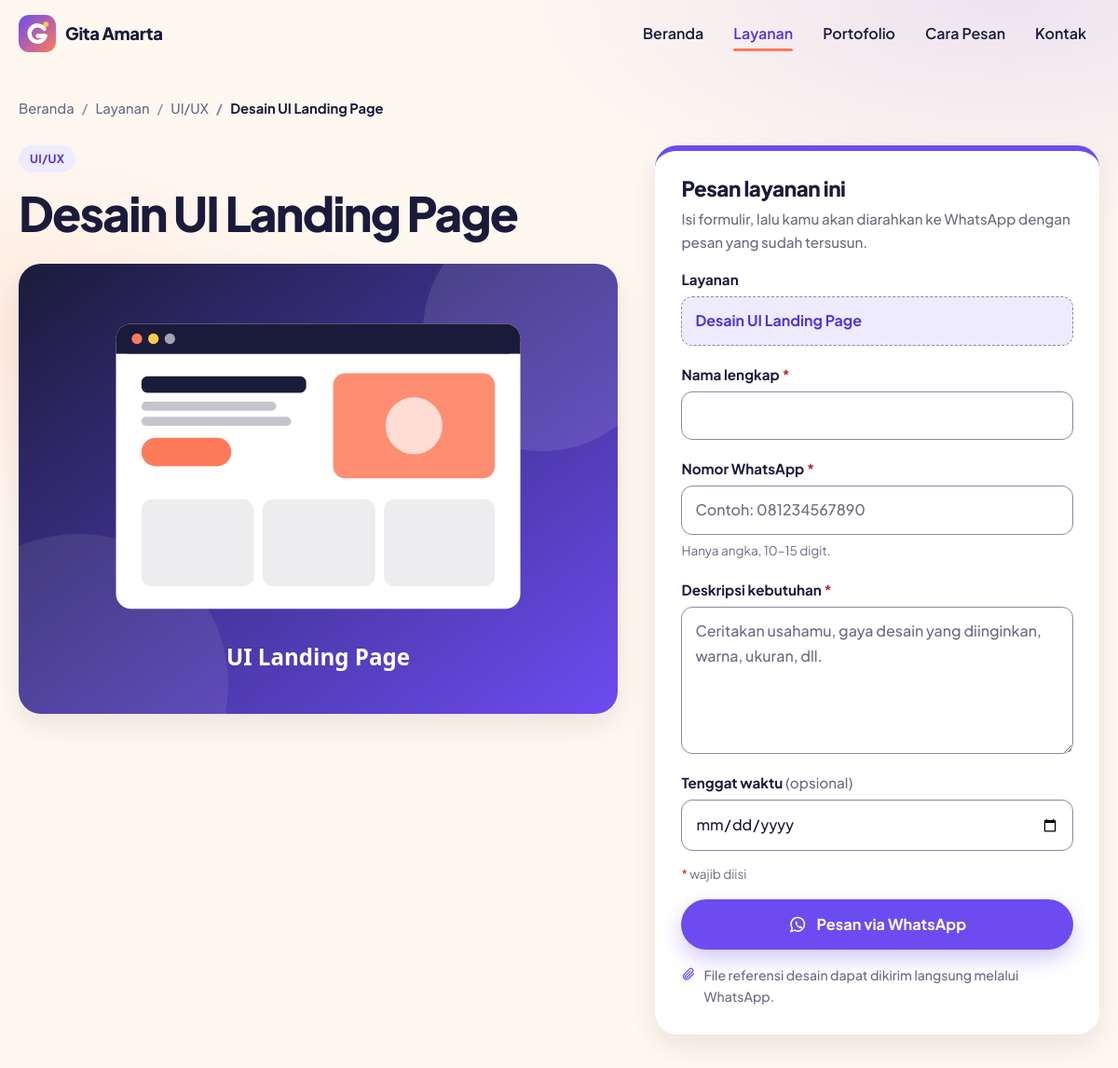
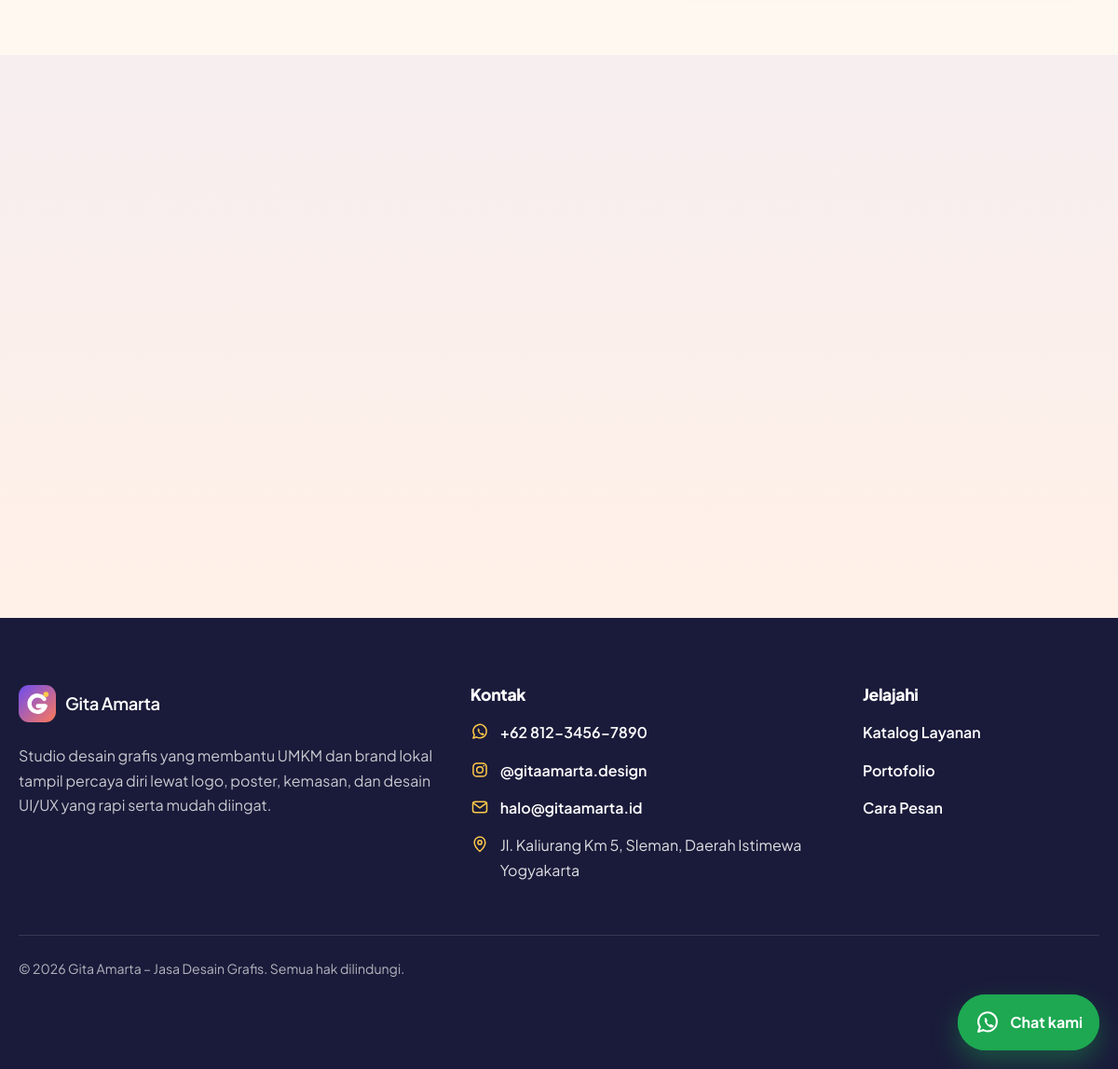
The app's page /detail.php?id=7 with its own data (2 pictures, top to bottom).
### tables this page shows
CREATE TABLE profil_usaha (
  id_profil   INT UNSIGNED NOT NULL AUTO_INCREMENT,
  nama_usaha  VARCHAR(100) NOT NULL,
  deskripsi   TEXT         NULL,
  no_whatsapp VARCHAR(20)  NOT NULL COMMENT 'Format internasional tanpa +, contoh 6281234567890',
  email       VARCHAR(100) NULL,
  instagram   VARCHAR(100) NULL COMMENT 'Username tanpa @',
  alamat      TEXT         NULL,
  PRIMARY KEY (id_profil)
);

CREATE TABLE layanan (
  id_layanan    INT UNSIGNED NOT NULL AUTO_INCREMENT,
  id_kategori   INT UNSIGNED NOT NULL,
  nama_layanan  VARCHAR(100) NOT NULL,
  deskripsi     TEXT         NULL,
  harga_min     INT          NOT NULL DEFAULT 0,
  harga_max     INT          NOT NULL DEFAULT 0,
  estimasi_hari INT          NOT NULL DEFAULT 1,
  gambar        VARCHAR(255) NULL,
  status        ENUM('aktif','nonaktif') NOT NULL DEFAULT 'aktif',
  PRIMARY KEY (id_layanan),
  KEY idx_layanan_kategori (id_kategori),
  KEY idx_layanan_status (status),
  CONSTRAINT fk_layanan_kategori
    FOREIGN KEY (id_kategori) REFERENCES kategori (id_kategori)
    ON UPDATE CASCADE ON DELETE RESTRICT
);

CREATE TABLE kategori (
  id_kategori   INT UNSIGNED NOT NULL AUTO_INCREMENT,
  nama_kategori VARCHAR(50)  NOT NULL,
  deskripsi     TEXT         NULL,
  PRIMARY KEY (id_kategori)
);

### config/database.php (called while the page is built, shortened)
<?php
function getKoneksi(): PDO
{
    static $pdo = null;
    if ($pdo === null) {
        $dsn = 'mysql:host=' . DB_HOST . ';port=' . DB_PORT . ';dbname=' . DB_NAME . ';charset=utf8mb4';
        try {
            $pdo = new PDO($dsn, DB_USER, DB_PASS, [
                PDO::ATTR_ERRMODE            => PDO::ERRMODE_EXCEPTION,
                PDO::ATTR_DEFAULT_FETCH_MODE => PDO::FETCH_ASSOC,
                PDO::ATTR_EMULATE_PREPARES   => false,
            ]);
        } catch (PDOException $e) {
            error_log('Koneksi database gagal: ' . $e->getMessage());
            http_response_code(500);
            exit('<!doctype html><html lang="id"><meta charset="utf-8"><title>Database tidak terhubung</title>'
                . '<body style="font-family:sans-serif;padding:2rem;line-height:1.6">'
                . '<h1>Database tidak terhubung</h1>'
                . '<p>Pastikan MySQL di XAMPP sudah berjalan dan database <b>gita_amarta</b> sudah di-import '
                . 'dari file <code>database/gita_amarta.sql</code>.</p></body></html>');
        }
    }
    return $pdo;
}

### detail.php (the view, shortened to what this page needs)
<?php
require_once __DIR__ . '/includes/functions.php';
$idLayanan = ambilIdDariUrl('id');
$layanan   = $idLayanan !== null ? getLayananAktifById($idLayanan) : null;
    ?>
    <?php
$contohKarya = getPortofolioByKategori((int) $layanan['id_kategori'], 4);
$flash  = ambilFlashPesanan((int) $layanan['id_layanan']);
$error  = $flash['error'];
$isian  = array_merge(['nama' => '', 'whatsapp' => '', 'kebutuhan' => '', 'tenggat' => ''], $flash['isian']);
$hariIni = date('Y-m-d');
$atributError = static fn (string $kolom): string => isset($error[$kolom]) ? ' aria-invalid="true"' : '';
$kelasField   = static fn (string $kolom): string => isset($error[$kolom]) ? 'field is-invalid' : 'field';
$halamanAktif     = 'layanan';
require __DIR__ . '/includes/header.php';
?>
<section class="detail-section">
    <div class="container">
        <nav class="breadcrumb hero-anim" style="--d: 0ms" aria-label="Breadcrumb">
            <ol>
                <li><a href="index.php">Beranda</a></li>
                <li><a href="layanan.php">Layanan</a></li>
                <li><a href="layanan.php?kategori=<?= e($layanan['id_kategori']) ?>"><?= e($layanan['nama_kategori']) ?></a></li>
                <li aria-current="page"><?= e($layanan['nama_layanan']) ?></li>
            </ol>
        </nav>
        <div class="detail-grid">
            <article class="detail-info">
                <span class="tag hero-anim" style="--d: 60ms"><?= e($layanan['nama_kategori']) ?></span>
                <h1 class="page-title hero-anim" style="--d: 120ms"><?= e($layanan['nama_layanan']) ?></h1>
                <div class="detail-cover hero-anim" style="--d: 180ms">
                    <img src="<?= e(urlGambar($layanan['gambar'])) ?>" alt="Gambar sampul <?= e($layanan['nama_layanan']) ?>"
                         width="800" height="600" loading="lazy">
                </div>
            </article>
            <aside class="order-card reveal" aria-labelledby="judul-form">
                <h2 id="judul-form" class="order-title">Pesan layanan ini</h2>
                <p class="order-sub">Isi formulir, lalu kamu akan diarahkan ke WhatsApp dengan pesan yang sudah tersusun.</p>
                <form id="form-pesan" class="order-form" action="pesan.php" method="post" novalidate data-order-form>
                    <div class="field">
                        <label for="layanan">Layanan</label>
                        <input id="layanan" type="text" value="<?= e($layanan['nama_layanan']) ?>" readonly>
                    </div>
                    <div class="<?= $kelasField('nama') ?>">
                        <label for="nama">Nama lengkap <span class="req" aria-hidden="true">*</span></label>
                        <input id="nama" name="nama" type="text" autocomplete="name" maxlength="100" required
                               value="<?= e($isian['nama']) ?>" aria-describedby="nama-error"<?= $atributError('nama') ?>>
                    </div>
                    <div class="<?= $kelasField('whatsapp') ?>">
                        <label for="whatsapp">Nomor WhatsApp <span class="req" aria-hidden="true">*</span></label>
                        <input id="whatsapp" name="whatsapp" type="tel" inputmode="numeric" autocomplete="tel"
                               maxlength="20" placeholder="Contoh: 081234567890" required
                               value="<?= e($isian['whatsapp']) ?>" aria-describedby="whatsapp-hint whatsapp-error"<?= $atributError('whatsapp') ?>>
                        <p class="field-hint" id="whatsapp-hint">Hanya angka, 10–15 digit.</p>
                    </div>
                    <div class="<?= $kelasField('kebutuhan') ?>">
                        <label for="kebutuhan">Deskripsi kebutuhan <span class="req" aria-hidden="true">*</span></label>
                        <textarea id="kebutuhan" name="kebutuhan" rows="5" maxlength="1000" required
                                  placeholder="Ceritakan usahamu, gaya desain yang diinginkan, warna, ukuran, dll."
                                  aria-describedby="kebutuhan-error"<?= $atributError('kebutuhan') ?>><?= e($isian['kebutuhan']) ?></textarea>
                    </div>
                    <div class="<?= $kelasField('tenggat') ?>">
                        <label for="tenggat">Tenggat waktu <span class="optional">(opsional)</span></label>
                        <input id="tenggat" name="tenggat" type="date" min="<?= e($hariIni) ?>"
                               value="<?= e($isian['tenggat']) ?>" aria-describedby="tenggat-error"<?= $atributError('tenggat') ?>>
                    </div>
                    <p class="form-legend"><span class="req" aria-hidden="true">*</span> wajib diisi</p>
                    <button type="submit" class="btn btn-primary btn-lg btn-block" data-submit>
                        <?= ikon('whatsapp') ?> Pesan via WhatsApp
                    </button>
                    <p class="form-note"><?= ikon('klip') ?> File referensi desain dapat dikirim langsung melalui WhatsApp.</p>
                </form>
            </aside>
        </div>
    </div>
</section>
<section class="section section--tint">
    <div class="container">
        <?php if ($contohKarya): ?>
            <div class="gallery" data-gallery>
            </div>
        <?php else: ?>
            <p class="empty-note">Belum ada contoh karya untuk kategori ini.</p>
        <?php endif; ?>
    </div>
</section>
<?php require __DIR__ . '/includes/footer.php'; ?>

### includes/header.php (shortened to what this page needs)
<?php
require_once __DIR__ . '/functions.php';
$profil           = getProfilUsaha();
$halamanAktif     = $halamanAktif ?? '';
$tampilan         = getTampilan();
$menu = [
    ['kunci' => 'beranda',    'label' => 'Beranda',    'url' => 'index.php'],
    ['kunci' => 'layanan',    'label' => 'Layanan',    'url' => 'layanan.php'],
    ['kunci' => 'portofolio', 'label' => 'Portofolio', 'url' => 'portofolio.php'],
    ['kunci' => 'cara-pesan', 'label' => 'Cara Pesan', 'url' => 'index.php#cara-pesan'],
    ['kunci' => 'kontak',     'label' => 'Kontak',     'url' => '#kontak'],
];
?>
<!doctype html>
<html lang="id">
<head>
    <link rel="stylesheet" href="<?= e(urlAset('assets/css/style.css')) ?>">
</head>
<body>
<header class="site-header" data-header>
    <div class="container nav-bar">
        <a class="brand" href="index.php" aria-label="<?= e($profil['nama_usaha']) ?> – ke beranda">
            <img src="<?= e(urlLogo()) ?>" width="40" height="40" alt="">
            <span><?= e($profil['nama_usaha']) ?></span>
        </a>
        <nav class="nav-menu" id="menu-utama" aria-label="Menu utama" data-nav-menu>
            <ul>
                <?php foreach ($menu as $item): ?>
                    <?php $aktif = $item['kunci'] === $halamanAktif; ?>
                    <li>
                        <a href="<?= e($item['url']) ?>"<?= $aktif ? ' class="is-active" aria-current="page"' : '' ?>>
                            <?= e($item['label']) ?>
                        </a>
                    </li>
                <?php endforeach; ?>
            </ul>
        </nav>
    </div>
</header>
<main id="konten">

### includes/footer.php
<?php
$instagram   = ltrim((string) $profil['instagram'], '@');
$pesanSapaan = 'Halo ' . $profil['nama_usaha'] . ', saya ingin bertanya tentang jasa desain.';
$linkWaUmum  = linkWhatsApp((string) $profil['no_whatsapp'], $pesanSapaan);
?>
</main>
<footer class="site-footer" id="kontak">
    <div class="container footer-grid">
        <div class="footer-brand">
            <a class="brand brand--light" href="index.php">
                <img src="<?= e(urlLogo()) ?>" width="40" height="40" alt="">
                <span><?= e($profil['nama_usaha']) ?></span>
            </a>
            <p><?= e($profil['deskripsi']) ?></p>
        </div>
        <div>
            <h2 class="footer-title">Kontak</h2>
            <ul class="contact-list">
                <?php if ($profil['no_whatsapp'] !== ''): ?>
                    <li>
                        <?= ikon('whatsapp') ?>
                        <a href="<?= e($linkWaUmum) ?>" target="_blank" rel="noopener">
                            <?= e(formatNomorTampil((string) $profil['no_whatsapp'])) ?>
                        </a>
                    </li>
                <?php endif; ?>
                <?php if ($instagram !== ''): ?>
                    <li>
                        <?= ikon('instagram') ?>
                        <a href="https://www.instagram.com/<?= e(rawurlencode($instagram)) ?>/" target="_blank" rel="noopener">
                            @<?= e($instagram) ?>
                        </a>
                    </li>
                <?php endif; ?>
                <?php if ($profil['email'] !== ''): ?>
                    <li>
                        <?= ikon('email') ?>
                        <a href="mailto:<?= e($profil['email']) ?>"><?= e($profil['email']) ?></a>
                    </li>
                <?php endif; ?>
                <?php if ($profil['alamat'] !== ''): ?>
                    <li>
                        <?= ikon('lokasi') ?>
                        <span><?= e($profil['alamat']) ?></span>
                    </li>
                <?php endif; ?>
            </ul>
        </div>
        <div>
            <h2 class="footer-title">Jelajahi</h2>
            <ul class="footer-links">
                <li><a href="layanan.php">Katalog Layanan</a></li>
                <li><a href="portofolio.php">Portofolio</a></li>
                <li><a href="index.php#cara-pesan">Cara Pesan</a></li>
            </ul>
        </div>
    </div>
    <div class="container footer-bottom">
        <p>&copy; <?= date('Y') ?> <?= e($profil['nama_usaha']) ?> – Jasa Desain Grafis. Semua hak dilindungi.</p>
    </div>
</footer>
<?php if ($profil['no_whatsapp'] !== ''): ?>
    <a class="wa-float" href="<?= e($linkWaUmum) ?>" target="_blank" rel="noopener"
       aria-label="Chat WhatsApp <?= e($profil['nama_usaha']) ?>">
        <?= ikon('whatsapp') ?>
        <span class="wa-float-label" aria-hidden="true">Chat kami</span>
    </a>
<?php endif; ?>
</body>
</html>

### records on screen
profil_usaha: nama_usaha "Gita Amarta", deskripsi "Studio desain grafis yang membantu UMKM dan brand lokal tampil percaya diri lewat logo, poster, kemasan, dan desain UI/UX yang rapi serta mudah diingat.", no_whatsapp "+62 812-3456-7890", instagram "gitaamarta.design", email "halo@gitaamarta.id", alamat "Jl. Kaliurang Km 5, Sleman, Daerah Istimewa Yogyakarta"
layanan: id_kategori.nama_kategori "UI/UX", nama_layanan "Desain UI Landing Page", gambar (picture)

### other values on screen
$item['label'] "Beranda"
$item['label'] "Layanan"
$item['label'] "Portofolio"
$item['label'] "Cara Pesan"
$item['label'] "Kontak"
